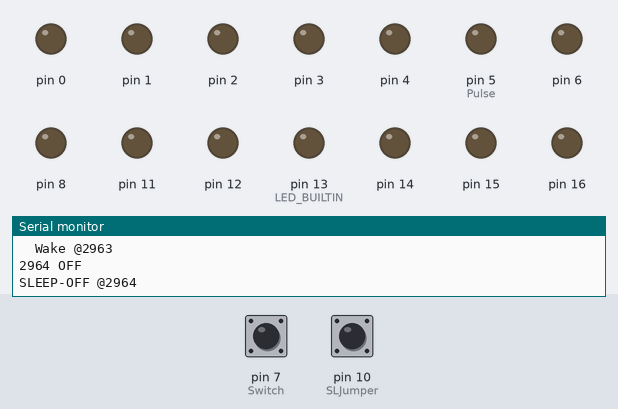
The sketch below on a simulated Arduino Leonardo, built with avr-gcc and run on an emulated ATmega32U4. Shown: output pins drawn as LEDs (lit = HIGH), the last lines printed to the serial monitor. The test bench sets the inputs (shaded band); at power-on: pin 7 (Switch) HIGH, pin 10 (SLJumper) HIGH.

Above: at 3.2 s.
3.3 s: pin 7 (Switch) pulled LOW for 3.2 s
At 5.7 s:
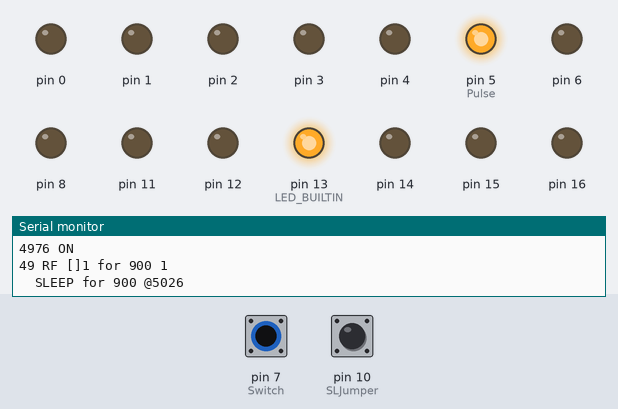
At 6.5 s:
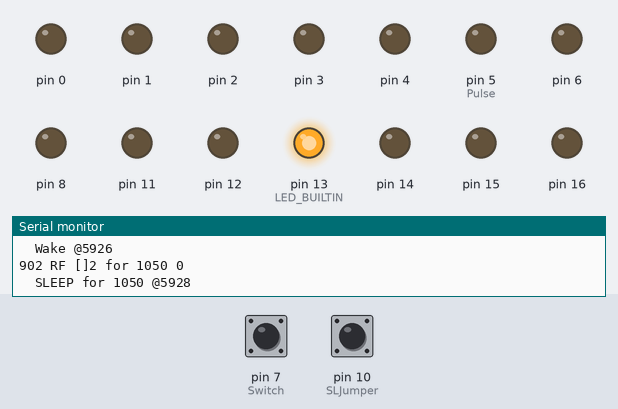
8.0 s: pin 7 (Switch) pulled LOW for 1 s
At 9.4 s:
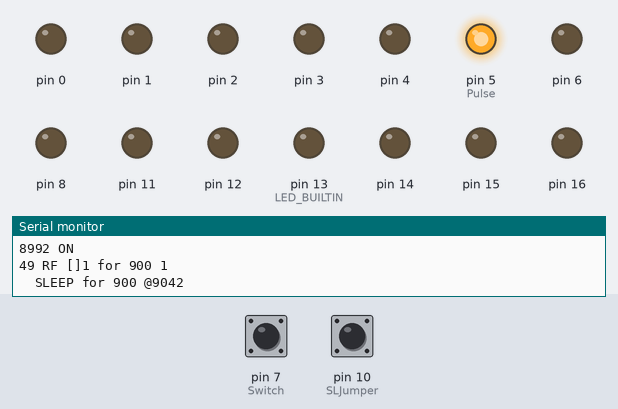
Timing chart, 0 to 17.4 s (numbered marks = the images above; inputs shaded):
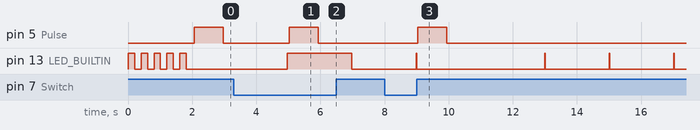

Measured:
- after the input at 3.3 s, pin 5 (Pulse): LOW → HIGH after 1.7 s, → LOW 0.90 s later
- after the input at 8.0 s, pin 5 (Pulse): LOW → HIGH after 1.0 s, → LOW 0.90 s later

The sketch:

xmitter_ard.ino
```cpp
/*
  Designed for itsy bitsy 32u4
  "AVR109 compatible (same as Flora, Feather 32u4, Leonardo, etc)"

  ### To load new program
  If we are power-down, probably won't work, so:
  Press reset button (once) on itsy-bitsy,
  wait for built-in LED
  then


  upload immediately
  (startup takes significant time before we get to power-down).

  startup:
  ** fast flashing while waiting for serial
  ** slow flashing for about 1 second
  ** start with a short pulse
  ** run:

  On swtich close: if it has been > 1 sec since last switch close: restart pattern of pulses
  While switch close, run pulse-pattern
  continue the pulse-pattern for 1 second after the switch opens

  We deep-sleep:
    When the switch off (interrupt wakes us)
      (and we do a quick led pulse as heartbeat)
    When the Pulse pattern has an interval > 1second

  while switch is on:
    send a pulse sequence out (to driver transistor)
  Because a second xmitter is blocked if it overlaps,
    we need 2 patterns that can't always overlap:
  The SL-jumper (ao->gnd) designates short-gap (open), long-gap (closed).
  Correspondance to "A" or "B" is not required at all:
    that is encoded in the hard-wired keyfob.

  std programmer: AVRISP mkii
  If the BUILTIN is throbbing, then you are in bootloader mode:
  (press reset to get into bootloader mode)
  You have about 2 seconds to hit upload,
  so hit reset again if you miss it.

  todo: sleep, power reduction
*/

// lib: Streaming Mikal Hart <mikal@arduiniana.org>
#include "Streaming.h"
// lib:  LowPower by PowerLab
#include "LowPower.h"
#include "every.h"

#define StandAlone 1 // "installation mode": no serial

// Pins
// LED_BUILTIN is 13 on itsybitsy 32u4
const int Switch = 7; // we want a interrupt pin (0,1,2,3,7)
const int SwitchInterrupt = digitalPinToInterrupt(Switch);
volatile  boolean SwitchHit = 0;
const int Pulse = 5; // just digital-out
const int SLJumper = 10; // open is A, closed is B
const int SLJumper_GND = 9; // we set it to low as gnd for jumper, so a jumper can just go between adjacent pins

// Pulse Pattern
// The xmitters inhibit each other,
// so we need some pattern that deals with collisions,
// so we see the A&B within every 5 seconds
// A_A_A_A_A
// BB__BB__BB
//=AB__AB__AB # result if A slightly before B
//=BBA_BBA_ # result if A slightly after B

// A_A_A_A_A
// _BB__BB__
//=AB?_AB?
//=A_B_A_B

// A_A_A_A_A
// __BB__BB # same as first case

// Make the on time actually: short-off full-on short-off
// so it is shorter than the full-off time
const int OffTime = 1000;
const int OnTimeMargin = 50; // 50 msec either side
const int OnTime = OffTime - 2 * OnTimeMargin;
const int MaxPatternLength = 5000; // millis

const int SleepTimeMinQuanta = 16; // watchdog timer min duration

char Which = '?'; // serial/debug: to be filled in with S or L for the off time
// The pulse pattern, filled in at setup():
unsigned long PulsePattern[6]; // 2 offtimes, + 2 ontimes (margin on margin)
template <typename T, unsigned S> inline unsigned arraysize(const T (&v)[S]) {
  return S;
};

Every::Pattern Pulsing(arraysize(PulsePattern), PulsePattern);

void serial_wait() {
  // have to wait on usb-serial (or timeout if not connected)
  // Blink while waiting

  Timer serial_begin_timeout(2000);
  unsigned long serial_blink_pattern[] = {10, 100};
  Every::Pattern blink(2, serial_blink_pattern, true);

  digitalWrite(LED_BUILTIN, LOW);
  while ( ! Serial && ! serial_begin_timeout() ) {
    if (blink()) digitalWrite(LED_BUILTIN, !digitalRead(LED_BUILTIN) );
  }
}

void error_blink() {
  // hang and blink the error pattern
  unsigned long error_blink_pattern[] = {200, 10}; // long on
  Every::Pattern blink(2, error_blink_pattern, true);
  digitalWrite(LED_BUILTIN, LOW);
  while ( 1 ) {
    if (blink()) digitalWrite(LED_BUILTIN, !digitalRead(LED_BUILTIN) );
  }
}

void setup() {

  // Setup for minimum power use:
  // worth 1-3ma
  // do first, so other uses will "override" later
  for (int i = 0; i < NUM_DIGITAL_PINS; i++) {
    // the pins_arduino.h for itsybitsy32u4/ doesn't define LED_BUILTIN_TX
    if (i != 30 /* LED_BUILTIN_TX */ ) { // might not be necessary to skip
      pinMode(i, OUTPUT);
      digitalWrite(i, LOW);
    }
  }

  // Minimum signal that we started:
  pinMode(LED_BUILTIN, OUTPUT);
  digitalWrite(LED_BUILTIN, HIGH);

  // using pullup is slightly more power hungry ~micro-amps
  // will attach interrupt below
  pinMode(Switch, INPUT_PULLUP);

  pinMode(SLJumper, INPUT_PULLUP);
  // a "ground" for the above so a jumper can just go between adjacent pins
  pinMode(SLJumper_GND, OUTPUT);
  digitalWrite(SLJumper_GND, LOW);

  pinMode(Pulse, OUTPUT);
  digitalWrite(Pulse, LOW);

  serial_wait(); // flashes rapidly for 2 seconds, also startup signal

  Serial << "Start\n";

  // Must be even number of entries to be repeatable!
  if (digitalRead(SLJumper)) {
    // high is open, so S
    Which = 'S';
    // A_A_A...
    PulsePattern[0] = OnTimeMargin;
    PulsePattern[1] = OnTime;
    PulsePattern[2] = OnTimeMargin + OffTime;
    PulsePattern[3] = 0;
    Pulsing.seq_count = 4;
  }
  else {
    Which = 'L';
    // BB__BB__
    PulsePattern[0] = OnTimeMargin;
    PulsePattern[1] = OnTime;
    PulsePattern[2] = OnTimeMargin * 2;
    PulsePattern[3] = OnTime;
    PulsePattern[4] = OnTimeMargin + OffTime * 2;
    PulsePattern[5] = 0;
    Pulsing.seq_count = 6;
  }
  if (arraysize(PulsePattern) < Pulsing.seq_count) {
    Serial << "Fail: pattern length ("
           << Pulsing.seq_count << ") "
           << "> array size of PulsePattern ("
           << arraysize(PulsePattern) << ")"
           << "\n";
  }

  Serial << "Pattern: " << Which << "entries " << Pulsing.seq_count << "\n";
  int pattern_sum = 0;
  for (unsigned int i = 0; i < arraysize(PulsePattern); i++) {
    pattern_sum += PulsePattern[i];
    Serial << ( i % 2 ? "_" : "-") << PulsePattern[i] << " ";
  }
  Serial << "\n";
  Serial << "Total " << pattern_sum << "\n";

  if (pattern_sum > MaxPatternLength) {
    // just some sanity about it being too long
    Serial << "Fail: pattern ("
           << pattern_sum
           << ") is longer than MaxPatternLength("
           << MaxPatternLength
           << ")\n";
  }

  // give a clue that we are powered-on: blink a bit
  // NB: also gives time to upload w/o being in power down, so allow at least 2 seconds here!
  digitalWrite(LED_BUILTIN, HIGH);
  for (int i = 0; i < 10; i++) {
    delay(200);
    digitalWrite(LED_BUILTIN, ! digitalRead(LED_BUILTIN));
    // in stand-alone, I usually have an LED instead of the transmitter
    // so I like to see it flash:
    if (! StandAlone) digitalWrite( Pulse, ! digitalRead(Pulse) );
  }
  digitalWrite(LED_BUILTIN, LOW);
  digitalWrite( Pulse, LOW );
}

void wakeUp()
{
  // Just a handler for the pin interrupt.
  detachInterrupt(SwitchInterrupt);
  SwitchHit = 1;
}

void loop() {
  // on power-up, will turn on Pulse for 1 "persistance":
  // covers debounce, and person moving around on the seat
  // initial persistance is short, reset to longer for real event below
  static Timer switch_persistance(100); // pretend to be on for at least a while
  static boolean switch_was_reset = 1;
  static Every say_on(500);

  if ( ! digitalRead(Switch) ) {
    // high is open (pullup)
    if (StandAlone) digitalWrite(LED_BUILTIN, HIGH);
    // but pretend to be on for 1 second more, which is not enough for a full pattern
    switch_persistance.reset(1 * 1000);
  }
  else {
    // let the timer expire == off
    digitalWrite(LED_BUILTIN, LOW);
  }

  // if we are pretending switch is (still) on
  // i.e. timer hasn't expired

  if (switch_persistance.until()) {
    // signal if this is a new duration of the switch being down
    pulse_sequence(switch_was_reset);
    if (switch_was_reset) Serial << millis() << " ON\n";
    switch_was_reset = 0;
    // if (StandAlone && say_on()) Serial << millis() << " Running " << (millis() - switch_persistance.last) << "\n";
  }
  else {
    if (! switch_was_reset) Serial << millis() << " OFF\n";
    switch_was_reset = 1;
    digitalWrite( Pulse, LOW );

    // we can powerdown if the switch is off, and let interrupt wake us up
    while (! SwitchHit) {
      attachInterrupt(SwitchInterrupt, wakeUp, LOW);

      if (StandAlone) Serial << "SLEEP-OFF @" << millis() << "\n";
      LowPower.powerDown(StandAlone ? SLEEP_2S : SLEEP_4S, ADC_OFF, BOD_OFF);
      // a Serial operation, here, seems to cause a 200ms delay: waiting for usb-serial?
      // Without active serial, we get immediate Pulse pattern restart
      if (StandAlone) Serial << "SLEEP-ON @" << millis() << "\n";

      digitalWrite(LED_BUILTIN, HIGH);
      delay(10);
      digitalWrite(LED_BUILTIN, LOW);
    }
    SwitchHit = 0;

  }

  // delay(10);
}

void pulse_sequence(boolean restart) {
  static unsigned long last_change = millis();

  if (restart) {
    // so we can send out a pulse immediately
    Pulsing.reset();
    if (StandAlone) Serial << millis() - last_change << " RF reset sequence, start []" << Pulsing.sequence() << " 1" << "\n";
    digitalWrite( Pulse, LOW); // start high
    last_change = millis();
  }

  if (Pulsing()) {
    digitalWrite( Pulse, ! digitalRead(Pulse) );
    if (StandAlone) Serial << millis() - last_change << " RF []"
                             << Pulsing.sequence() << " for " << Pulsing.interval << " "
                             << digitalRead(Pulse) << "\n";
    last_change = millis();

    // we can idle/sleep while waiting:
    unsigned long next_period = PulsePattern[Pulsing.sequence()];

    // assume long periods aren't accuracy important,
    // so let's deep-sleep for long periods
    if (next_period >= 512ul) {
      if (StandAlone) Serial << "  SLEEP for " << next_period << " @" << millis() << "\n";
      LowPower.longPowerDown(next_period);
      // USBDevice.attach(); appears to be harmful! I mostly get serial port reconnect w/o!
      if (StandAlone) Serial << "  Wake @" << millis() << "\n";
      Pulsing.last = millis() - next_period; // force expire, clock doesn't run during powerdown
    }
  }

}
```

Source omitted: every.h (12913 bytes)
